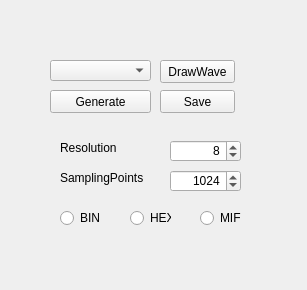
<?xml version="1.0" encoding="UTF-8"?>
<ui version="4.0">
 <class>Widget</class>
 <widget class="QWidget" name="Widget">
  <property name="geometry">
   <rect>
    <x>0</x>
    <y>0</y>
    <width>307</width>
    <height>290</height>
   </rect>
  </property>
  <property name="windowTitle">
   <string>WaveGenerater</string>
  </property>
  <widget class="QComboBox" name="comboBox_waveSelect">
   <property name="geometry">
    <rect>
     <x>50</x>
     <y>60</y>
     <width>101</width>
     <height>21</height>
    </rect>
   </property>
  </widget>
  <widget class="QPushButton" name="pushButton_drawWave">
   <property name="geometry">
    <rect>
     <x>160</x>
     <y>60</y>
     <width>75</width>
     <height>23</height>
    </rect>
   </property>
   <property name="text">
    <string>DrawWave</string>
   </property>
  </widget>
  <widget class="QLabel" name="label_resolution">
   <property name="geometry">
    <rect>
     <x>60</x>
     <y>140</y>
     <width>61</width>
     <height>16</height>
    </rect>
   </property>
   <property name="text">
    <string>Resolution</string>
   </property>
  </widget>
  <widget class="QSpinBox" name="spinBox_resolution">
   <property name="geometry">
    <rect>
     <x>170</x>
     <y>140</y>
     <width>71</width>
     <height>22</height>
    </rect>
   </property>
   <property name="alignment">
    <set>Qt::AlignRight|Qt::AlignTrailing|Qt::AlignVCenter</set>
   </property>
   <property name="maximum">
    <number>32</number>
   </property>
   <property name="value">
    <number>8</number>
   </property>
  </widget>
  <widget class="QLabel" name="label_samplingPoints">
   <property name="geometry">
    <rect>
     <x>60</x>
     <y>170</y>
     <width>91</width>
     <height>16</height>
    </rect>
   </property>
   <property name="text">
    <string>SamplingPoints</string>
   </property>
  </widget>
  <widget class="QSpinBox" name="spinBox_samplingPoints">
   <property name="geometry">
    <rect>
     <x>170</x>
     <y>170</y>
     <width>71</width>
     <height>22</height>
    </rect>
   </property>
   <property name="layoutDirection">
    <enum>Qt::LeftToRight</enum>
   </property>
   <property name="alignment">
    <set>Qt::AlignRight|Qt::AlignTrailing|Qt::AlignVCenter</set>
   </property>
   <property name="minimum">
    <number>2</number>
   </property>
   <property name="maximum">
    <number>1048576</number>
   </property>
   <property name="singleStep">
    <number>32</number>
   </property>
   <property name="value">
    <number>1024</number>
   </property>
  </widget>
  <widget class="QPushButton" name="pushButton_generate">
   <property name="geometry">
    <rect>
     <x>50</x>
     <y>90</y>
     <width>101</width>
     <height>23</height>
    </rect>
   </property>
   <property name="text">
    <string>Generate</string>
   </property>
  </widget>
  <widget class="QPushButton" name="pushButton_save">
   <property name="geometry">
    <rect>
     <x>160</x>
     <y>90</y>
     <width>75</width>
     <height>23</height>
    </rect>
   </property>
   <property name="text">
    <string>Save</string>
   </property>
  </widget>
  <widget class="QRadioButton" name="radioButton_bin">
   <property name="geometry">
    <rect>
     <x>60</x>
     <y>210</y>
     <width>41</width>
     <height>16</height>
    </rect>
   </property>
   <property name="text">
    <string>BIN</string>
   </property>
   <attribute name="buttonGroup">
    <string>buttonGroup</string>
   </attribute>
  </widget>
  <widget class="QRadioButton" name="radioButton_hex">
   <property name="geometry">
    <rect>
     <x>130</x>
     <y>210</y>
     <width>41</width>
     <height>16</height>
    </rect>
   </property>
   <property name="focusPolicy">
    <enum>Qt::StrongFocus</enum>
   </property>
   <property name="text">
    <string>HEX</string>
   </property>
   <attribute name="buttonGroup">
    <string>buttonGroup</string>
   </attribute>
  </widget>
  <widget class="QRadioButton" name="radioButton_mif">
   <property name="geometry">
    <rect>
     <x>200</x>
     <y>210</y>
     <width>41</width>
     <height>16</height>
    </rect>
   </property>
   <property name="text">
    <string>MIF</string>
   </property>
   <attribute name="buttonGroup">
    <string>buttonGroup</string>
   </attribute>
  </widget>
 </widget>
 <layoutdefault spacing="6" margin="11"/>
 <resources/>
 <connections/>
 <buttongroups>
  <buttongroup name="buttonGroup"/>
 </buttongroups>
</ui>
